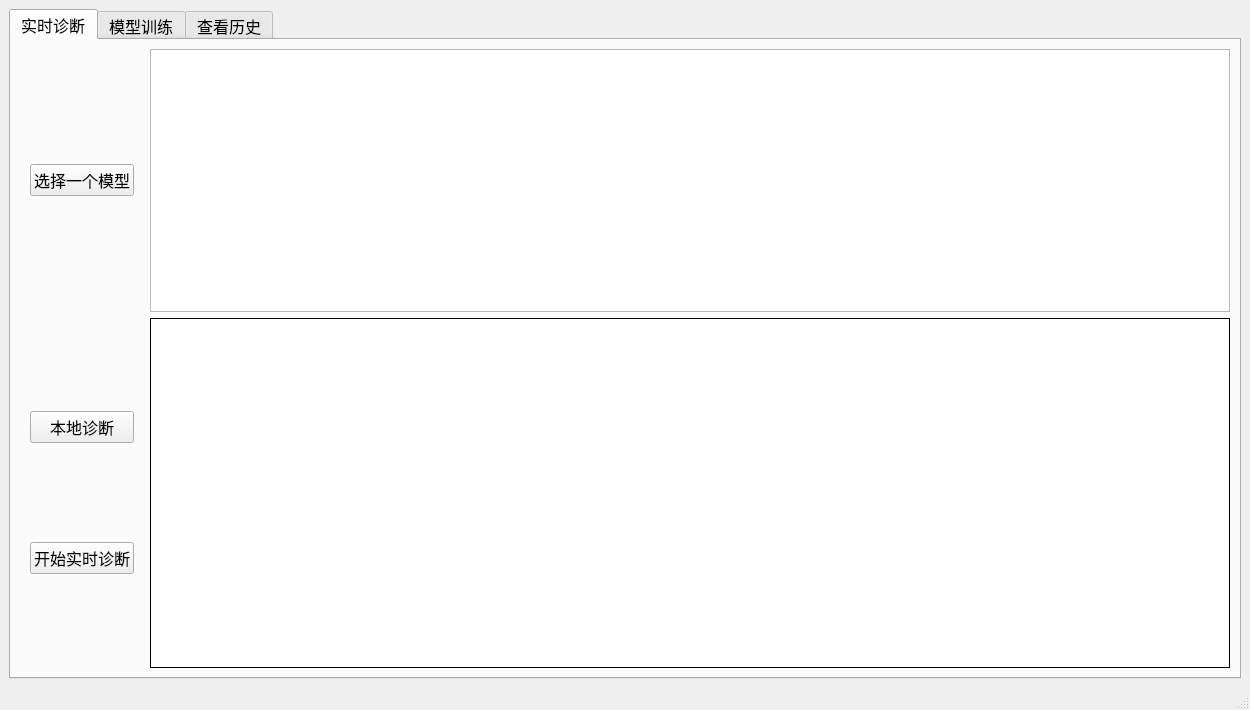
<?xml version="1.0" encoding="UTF-8"?>
<ui version="4.0">
 <class>MainWindow</class>
 <widget class="QMainWindow" name="MainWindow">
  <property name="geometry">
   <rect>
    <x>0</x>
    <y>0</y>
    <width>1250</width>
    <height>710</height>
   </rect>
  </property>
  <property name="windowTitle">
   <string>滚动轴承故障诊断实验台</string>
  </property>
  <widget class="QWidget" name="centralwidget">
   <layout class="QHBoxLayout" name="horizontalLayout_7">
    <item>
     <widget class="QTabWidget" name="tabWidget">
      <property name="font">
       <font>
        <pointsize>12</pointsize>
       </font>
      </property>
      <property name="currentIndex">
       <number>0</number>
      </property>
      <widget class="QWidget" name="tw_real_time_diagnosis">
       <property name="font">
        <font>
         <pointsize>12</pointsize>
        </font>
       </property>
       <attribute name="title">
        <string>实时诊断</string>
       </attribute>
       <layout class="QHBoxLayout" name="horizontalLayout_3">
        <item>
         <layout class="QVBoxLayout" name="verticalLayout" stretch="3,4">
          <item>
           <layout class="QHBoxLayout" name="horizontalLayout" stretch="0,13">
            <item>
             <layout class="QVBoxLayout" name="verticalLayout_3">
              <property name="spacing">
               <number>10</number>
              </property>
              <property name="leftMargin">
               <number>10</number>
              </property>
              <property name="rightMargin">
               <number>10</number>
              </property>
              <item>
               <widget class="QPushButton" name="pb_select_model">
                <property name="minimumSize">
                 <size>
                  <width>0</width>
                  <height>30</height>
                 </size>
                </property>
                <property name="toolTip">
                 <string>请选择 .m 或 .h5 格式的文件</string>
                </property>
                <property name="text">
                 <string>选择一个模型</string>
                </property>
               </widget>
              </item>
             </layout>
            </item>
            <item>
             <widget class="QGraphicsView" name="gv_visual_diagnosis_data"/>
            </item>
           </layout>
          </item>
          <item>
           <layout class="QHBoxLayout" name="horizontalLayout_6">
            <item>
             <layout class="QVBoxLayout" name="verticalLayout_2">
              <property name="leftMargin">
               <number>10</number>
              </property>
              <property name="rightMargin">
               <number>10</number>
              </property>
              <item>
               <widget class="QPushButton" name="pb_local_diagnosis">
                <property name="minimumSize">
                 <size>
                  <width>0</width>
                  <height>30</height>
                 </size>
                </property>
                <property name="toolTip">
                 <string>选择本地的数据进行诊断</string>
                </property>
                <property name="text">
                 <string>本地诊断</string>
                </property>
               </widget>
              </item>
              <item>
               <widget class="QPushButton" name="pb_real_time_diagnosis">
                <property name="minimumSize">
                 <size>
                  <width>0</width>
                  <height>30</height>
                 </size>
                </property>
                <property name="toolTip">
                 <string>自动采集实时信号并进行诊断</string>
                </property>
                <property name="text">
                 <string>开始实时诊断</string>
                </property>
               </widget>
              </item>
             </layout>
            </item>
            <item>
             <layout class="QHBoxLayout" name="horizontalLayout_2" stretch="1">
              <item>
               <widget class="QTextBrowser" name="tb_diagnosis_result">
                <property name="styleSheet">
                 <string notr="true">border-style:solid;
border-width:1px;</string>
                </property>
               </widget>
              </item>
             </layout>
            </item>
           </layout>
          </item>
         </layout>
        </item>
       </layout>
      </widget>
      <widget class="QWidget" name="tw_train_model">
       <attribute name="title">
        <string>模型训练</string>
       </attribute>
       <layout class="QHBoxLayout" name="horizontalLayout_8">
        <item>
         <layout class="QHBoxLayout" name="horizontalLayout_5">
          <item>
           <layout class="QVBoxLayout" name="verticalLayout_7">
            <property name="topMargin">
             <number>5</number>
            </property>
            <property name="bottomMargin">
             <number>5</number>
            </property>
            <item>
             <widget class="QPushButton" name="pb_select_file">
              <property name="toolTip">
               <string>请选择 .mat 格式文件</string>
              </property>
              <property name="text">
               <string>选择数据文件</string>
              </property>
             </widget>
            </item>
            <item>
             <widget class="QPushButton" name="pb_visual_data">
              <property name="text">
               <string>数据可视化</string>
              </property>
             </widget>
            </item>
            <item>
             <layout class="QVBoxLayout" name="verticalLayout_4">
              <item>
               <spacer name="verticalSpacer_2">
                <property name="orientation">
                 <enum>Qt::Vertical</enum>
                </property>
                <property name="sizeHint" stdset="0">
                 <size>
                  <width>20</width>
                  <height>40</height>
                 </size>
                </property>
               </spacer>
              </item>
              <item>
               <widget class="QLabel" name="l_select_model">
                <property name="font">
                 <font>
                  <pointsize>10</pointsize>
                 </font>
                </property>
                <property name="text">
                 <string>请选择模型类型：</string>
                </property>
               </widget>
              </item>
              <item>
               <widget class="QComboBox" name="comb_select_model">
                <item>
                 <property name="text">
                  <string>1D_CNN</string>
                 </property>
                </item>
                <item>
                 <property name="text">
                  <string>LSTM</string>
                 </property>
                </item>
                <item>
                 <property name="text">
                  <string>GRU</string>
                 </property>
                </item>
                <item>
                 <property name="text">
                  <string>MCNN_LSTM</string>
                 </property>
                </item>
               </widget>
              </item>
             </layout>
            </item>
            <item>
             <spacer name="verticalSpacer">
              <property name="orientation">
               <enum>Qt::Vertical</enum>
              </property>
              <property name="sizeHint" stdset="0">
               <size>
                <width>20</width>
                <height>40</height>
               </size>
              </property>
             </spacer>
            </item>
            <item>
             <widget class="QPushButton" name="pb_start_training">
              <property name="text">
               <string>开始训练</string>
              </property>
             </widget>
            </item>
            <item>
             <spacer name="verticalSpacer_5">
              <property name="orientation">
               <enum>Qt::Vertical</enum>
              </property>
              <property name="sizeHint" stdset="0">
               <size>
                <width>20</width>
                <height>40</height>
               </size>
              </property>
             </spacer>
            </item>
            <item>
             <layout class="QVBoxLayout" name="verticalLayout_5">
              <item>
               <widget class="QLabel" name="l_select_show">
                <property name="font">
                 <font>
                  <pointsize>10</pointsize>
                 </font>
                </property>
                <property name="text">
                 <string>训练结果展示:</string>
                </property>
               </widget>
              </item>
              <item>
               <widget class="QRadioButton" name="rb_classification_report">
                <property name="text">
                 <string>分类报告</string>
                </property>
                <property name="checked">
                 <bool>true</bool>
                </property>
                <attribute name="buttonGroup">
                 <string notr="true">buttonGroup</string>
                </attribute>
               </widget>
              </item>
              <item>
               <widget class="QRadioButton" name="rb_confusion_matrix">
                <property name="text">
                 <string>混淆矩阵</string>
                </property>
                <attribute name="buttonGroup">
                 <string notr="true">buttonGroup</string>
                </attribute>
               </widget>
              </item>
              <item>
               <widget class="QRadioButton" name="rb_roc">
                <property name="text">
                 <string>ROC曲线</string>
                </property>
                <attribute name="buttonGroup">
                 <string notr="true">buttonGroup</string>
                </attribute>
               </widget>
              </item>
              <item>
               <widget class="QRadioButton" name="rb_precision_recall">
                <property name="text">
                 <string>精度召回曲线</string>
                </property>
                <attribute name="buttonGroup">
                 <string notr="true">buttonGroup</string>
                </attribute>
               </widget>
              </item>
              <item>
               <widget class="QRadioButton" name="rb_loss_curcv">
                <property name="text">
                 <string>损失曲线</string>
                </property>
                <attribute name="buttonGroup">
                 <string notr="true">buttonGroup</string>
                </attribute>
               </widget>
              </item>
              <item>
               <widget class="QRadioButton" name="rb_acc_curcv">
                <property name="text">
                 <string>正确率曲线</string>
                </property>
                <attribute name="buttonGroup">
                 <string notr="true">buttonGroup</string>
                </attribute>
               </widget>
              </item>
              <item>
               <spacer name="verticalSpacer_3">
                <property name="orientation">
                 <enum>Qt::Vertical</enum>
                </property>
                <property name="sizeHint" stdset="0">
                 <size>
                  <width>20</width>
                  <height>40</height>
                 </size>
                </property>
               </spacer>
              </item>
             </layout>
            </item>
            <item>
             <widget class="QPushButton" name="pb_save_model">
              <property name="text">
               <string>保存模型</string>
              </property>
             </widget>
            </item>
           </layout>
          </item>
          <item>
           <layout class="QVBoxLayout" name="verticalLayout_6" stretch="3,4">
            <item>
             <widget class="QGraphicsView" name="gv_visual_data"/>
            </item>
            <item>
             <layout class="QHBoxLayout" name="horizontalLayout_4" stretch="1,1">
              <item>
               <widget class="QTextBrowser" name="tb_train_result">
                <property name="styleSheet">
                 <string notr="true">border-style:solid;
border-width:1px;</string>
                </property>
               </widget>
              </item>
              <item>
               <widget class="QLabel" name="l_train_result">
                <property name="styleSheet">
                 <string notr="true">background-color: rgb(255, 255, 255);
border-style:solid;
border-width:1px;</string>
                </property>
                <property name="text">
                 <string/>
                </property>
               </widget>
              </item>
             </layout>
            </item>
           </layout>
          </item>
         </layout>
        </item>
       </layout>
      </widget>
      <widget class="QWidget" name="tab">
       <attribute name="title">
        <string>查看历史</string>
       </attribute>
       <layout class="QGridLayout" name="gridLayout">
        <item row="0" column="0">
         <widget class="QGroupBox" name="groupBox">
          <property name="title">
           <string>历史选项</string>
          </property>
          <layout class="QGridLayout" name="gridLayout_2">
           <item row="4" column="0">
            <widget class="QRadioButton" name="radioButton_2">
             <property name="text">
              <string>混淆矩阵</string>
             </property>
            </widget>
           </item>
           <item row="2" column="0">
            <widget class="QComboBox" name="comboBox"/>
           </item>
           <item row="5" column="0">
            <widget class="QRadioButton" name="radioButton_3">
             <property name="text">
              <string>ROC曲线</string>
             </property>
            </widget>
           </item>
           <item row="8" column="0">
            <widget class="QRadioButton" name="radioButton_6">
             <property name="text">
              <string>正确率曲线</string>
             </property>
            </widget>
           </item>
           <item row="3" column="0">
            <widget class="QRadioButton" name="radioButton">
             <property name="text">
              <string>分类报告</string>
             </property>
             <property name="checked">
              <bool>true</bool>
             </property>
            </widget>
           </item>
           <item row="6" column="0">
            <widget class="QRadioButton" name="radioButton_4">
             <property name="text">
              <string>精度召回曲线</string>
             </property>
            </widget>
           </item>
           <item row="7" column="0">
            <widget class="QRadioButton" name="radioButton_5">
             <property name="text">
              <string>损失曲线</string>
             </property>
            </widget>
           </item>
          </layout>
         </widget>
        </item>
        <item row="0" column="1">
         <widget class="QLabel" name="label">
          <property name="sizePolicy">
           <sizepolicy hsizetype="Expanding" vsizetype="Preferred">
            <horstretch>0</horstretch>
            <verstretch>0</verstretch>
           </sizepolicy>
          </property>
          <property name="text">
           <string/>
          </property>
         </widget>
        </item>
       </layout>
      </widget>
     </widget>
    </item>
   </layout>
  </widget>
  <widget class="QMenuBar" name="menubar">
   <property name="geometry">
    <rect>
     <x>0</x>
     <y>0</y>
     <width>1250</width>
     <height>23</height>
    </rect>
   </property>
  </widget>
  <widget class="QStatusBar" name="statusbar"/>
 </widget>
 <resources/>
 <connections/>
 <buttongroups>
  <buttongroup name="buttonGroup"/>
 </buttongroups>
</ui>
